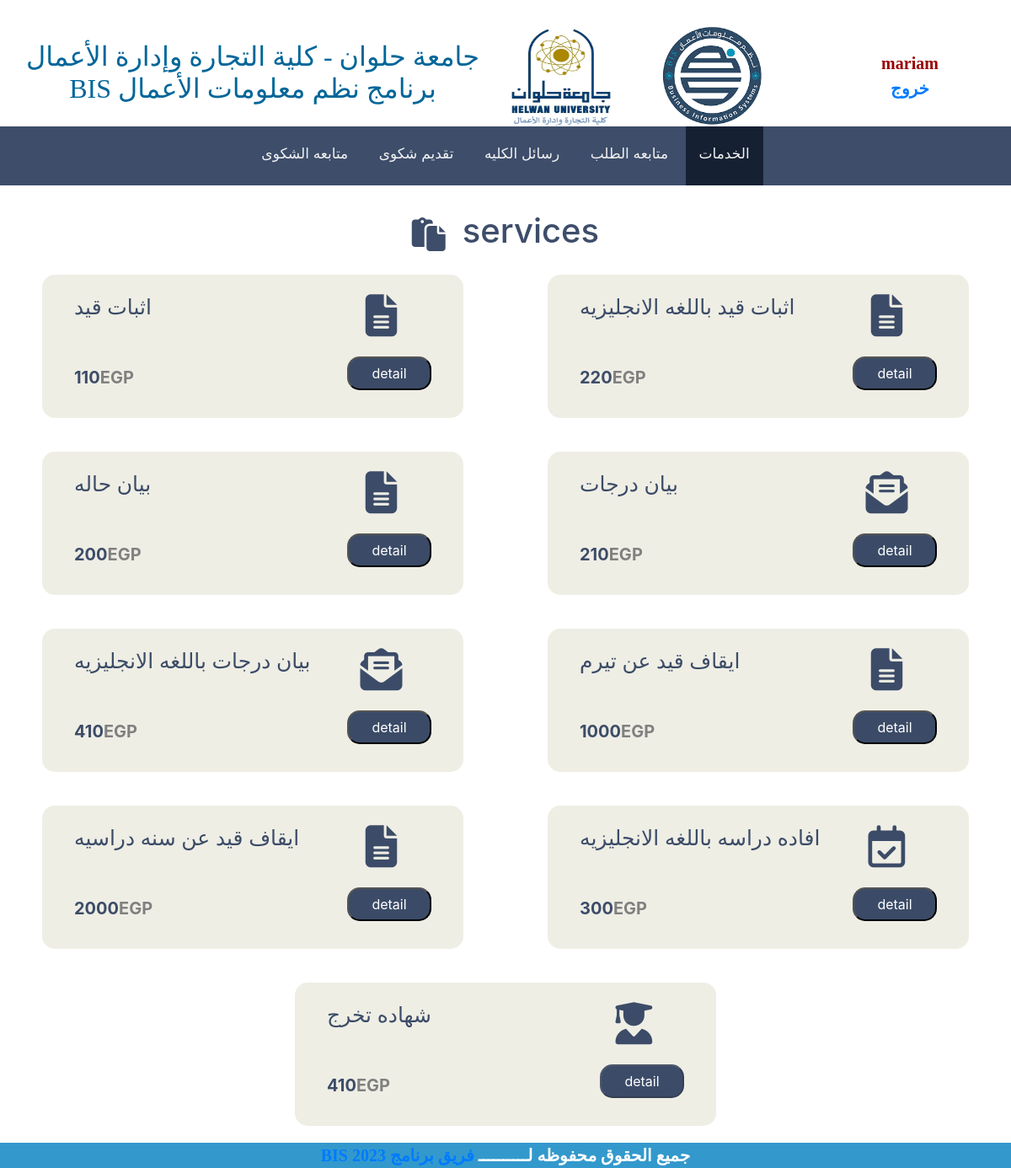
Page /p63system/service.php (signed in) on the committed database.
### tables this page shows
CREATE TABLE `p63_services` (
  `service_id` int(11) NOT NULL,
  `service_name` varchar(50) NOT NULL,
  `fees` int(11) NOT NULL
);

### p63system/service.php (the view, shortened to what this page needs)
<?php
require_once('../Connections/syscon.php');
 $select_1= "SELECT fees from p63_services
 WHERE p63_services.service_id=1;
 ";
$s1 = mysqli_query($bis,$select_1);
$select_2= "SELECT fees from p63_services
WHERE p63_services.service_id=2;
";
$s2 = mysqli_query($bis,$select_2);
$select_3= "SELECT fees from p63_services
WHERE p63_services.service_id=3;
";
$s3 = mysqli_query($bis,$select_3);
$select_4= "SELECT fees from p63_services
WHERE p63_services.service_id=4;
";
$s4 = mysqli_query($bis,$select_4);
$select_5= "SELECT fees from p63_services
WHERE p63_services.service_id=5;
";
$s5 = mysqli_query($bis,$select_5);
$select_6= "SELECT fees from p63_services
WHERE p63_services.service_id=6;
";
$s6 = mysqli_query($bis,$select_6);
$select_7= "SELECT fees from p63_services
WHERE p63_services.service_id=7;
";
$s7 = mysqli_query($bis,$select_7);
$select_8= "SELECT fees from p63_services
WHERE p63_services.service_id=8;
";
$s8 = mysqli_query($bis,$select_8);
$select_9= "SELECT fees from p63_services
WHERE p63_services.service_id=9;
";
$s9 = mysqli_query($bis,$select_9);
    ?>
<!DOCTYPE html>
<html lang="en">
<head>
    <link rel="stylesheet" href="../p63assets/assets/webfonts/all.min.css">
    <link rel="stylesheet" href="../p63assets/assets/bootstap/bootstrap.min.css">
    <link rel="stylesheet" href="../p63css/main1.css">
<link rel="stylesheet" href="https://cdnjs.cloudflare.com/ajax/libs/font-awesome/4.7.0/css/font-awesome.min.css">
</head>
<body>
<?php include 'student_header.php';?>
<div class="topnav" style="text-align: center;" id="myTopnav">
  <a href="com.php"> متابعه الشكوى</a>
  <a href="complain.php" >تقديم شكوى </a>
  <a href="message.php">رسائل الكليه</a>
  <a href="service status.php">متابعه الطلب </a>
  <a href="service.php" class="active">الخدمات</a>
</div>
    <div class="service">
        <div class="header" style="display:flex;">
            <i class="fa-solid fa-clipboard"></i><h1>services</h1>
        </div>
        <div class="container-fluid">
            <div class="row">
                <div class="ser col-lg-5">
                    <div class="info">
                        <div class="text">
                            <h1>اثبات قيد</h1>
                        </div>
                        <div class="icon">
                            <i class="fa-solid fa-file-lines"></i>
                        </div>
                    </div><br>
                    <div class="price">
                        <?php foreach($s1 as $data):?>
                          <p><?=$data['fees']?><span>EGP</span> </p>
                        <?php endforeach;?>
                        <?php
                    if($_SESSION['level']==1 or $_SESSION['level']==2 or $_SESSION['level']==3 or $_SESSION['level']==4)
                    {
                    ?>
                                <a href="proof of registation.php"><button>detail</button></a>
                            </div>
                        </div>
                        <?php
                    }
                    ?>
                <div class="ser col-lg-5">
                    <div class="info">
                        <div class="text">
                            <h1>اثبات قيد باللغه الانجليزيه</h1>
                        </div>
                        <div class="icon">
                            <i class="fa-solid fa-file-lines"></i>
                        </div>
                    </div><br>
                    <div class="price">
                    <?php foreach($s3 as $data):?>
                          <p><?=$data['fees']?><span>EGP</span> </p>
                          <?php endforeach;?>
                        <?php
                    if($_SESSION['level']==1 or $_SESSION['level']==2 or $_SESSION['level']==3 or $_SESSION['level']==4)
                    {
                    ?>
                                <a href="proof of registation in eng.php"><button>detail</button></a>
                            </div>
                        </div>
                        <?php
                    }
                    ?>
                <div class="ser col-lg-5">
                    <div class="info">
                        <div class="text">
                            <h1>بيان حاله</h1>
                        </div>
                        <div class="icon">
                            <i class="fa-solid fa-file-lines"></i>
                        </div>
                    </div><br>
                    <div class="price">
                    <?php foreach($s7 as $data):?>
                          <p><?=$data['fees']?><span>EGP</span> </p>
                          <?php endforeach;?>
                        <?php
                    if($_SESSION['level']==1 or $_SESSION['level']==2 or $_SESSION['level']==3 or $_SESSION['level']==4)
                    {
                    ?>
                                <a href="Statement case.php"><button>detail</button></a>
                            </div>
                        </div>
                        <?php
                    }
                    ?>
                <div class="ser col-lg-5">
                    <div class="info">
                        <div class="text">
                            <h1>بيان درجات</h1>
                        </div>
                        <div class="icon">
                        <i class="fa-sharp fa-solid fa-envelope-open-text"></i>                       </div>
                    </div><br>
                    <div class="price">
                    <?php foreach($s4 as $data):?>
                          <p><?=$data['fees']?><span>EGP</span> </p>
                          <?php endforeach;?>
                        <?php
                    if($_SESSION['level']==1 or $_SESSION['level']==2 or $_SESSION['level']==3 or $_SESSION['level']==4)
                    {
                    ?>
                                <a href="Grade statement.php"><button>detail</button></a>
                            </div>
                        </div>
                        <?php
                    }
                    ?>
                <div class="ser col-lg-5">
                    <div class="info">
                        <div class="text">
                            <h1>بيان درجات باللغه الانجليزيه</h1>
                        </div>
                        <div class="icon">
                        <i class="fa-sharp fa-solid fa-envelope-open-text"></i>                        </div>
                    </div><br>
                    <div class="price">
                    <?php foreach($s5 as $data):?>
                          <p><?=$data['fees']?><span>EGP</span> </p>
                          <?php endforeach;?>
                        <?php
                    if($_SESSION['level']==1 or $_SESSION['level']==2 or $_SESSION['level']==3 or $_SESSION['level']==4)
                    {
                    ?>
                                <a href="Grade statement in english.php"><button>detail</button></a>
                            </div>
                        </div>
                        <?php
                    }
                    ?>
                <div class="ser col-lg-5">
                    <div class="info">
                        <div class="text">
                            <h1>ايقاف قيد عن تيرم </h1>
                        </div>
                        <div class="icon">
                            <i class="fa-solid fa-file-lines"></i>
                        </div>
                    </div><br>
                    <div class="price">
                    <?php foreach($s8 as $data):?>
                          <p><?=$data['fees']?><span>EGP</span> </p>
                          <?php endforeach;?>
                        <?php
                    if($_SESSION['level']==1 or $_SESSION['level']==2 or $_SESSION['level']==3 or $_SESSION['level']==4)
                    {
                    ?>
                                <a href="Suspension of a term.php"><button>detail</button></a>
                            </div>
                        </div>
                        <?php
                    }
                    ?>
                <div class="ser col-lg-5">
                    <div class="info">
                        <div class="text">
                            <h1>ايقاف قيد عن سنه دراسيه </h1>
                        </div>
                        <div class="icon">
                            <i class="fa-solid fa-file-lines"></i>
                        </div>
                    </div><br>
                    <div class="price">
                    <?php foreach($s9 as $data):?>
                          <p><?=$data['fees']?><span>EGP</span> </p>
                          <?php endforeach;?>
                        <?php
                    if($_SESSION['level']==1 or $_SESSION['level']==2 or $_SESSION['level']==3 or $_SESSION['level']==4)
                    {
                    ?>
                                <a href="Suspension of year.php"><button>detail</button></a>
                            </div>
                        </div>
                        <?php
                    }
                    ?>
                <div class="ser col-lg-5">
                    <div class="info">
                        <div class="text">
                            <h1>افاده دراسه باللغه الانجليزيه</h1>
                        </div>
                        <div class="icon">
                        <i class="fa-sharp fa-regular fa-calendar-check"></i>                        </div>
                    </div><br>
                    <div class="price">
                    <?php foreach($s6 as $data):?>
                          <p><?=$data['fees']?><span>EGP</span> </p>
                          <?php endforeach;?>
                        <?php
                    if($_SESSION['level']==1 or $_SESSION['level']==2 or $_SESSION['level']==3 or $_SESSION['level']==4)
                    {
                    ?>
                                <a href="Study_statement_in_English.php"><button>detail</button></a>
                            </div>
                        </div>
                        <?php
                    }
                    ?>
            <div class="ser col-lg-5">
                    <div class="info">
                        <div class="text">
                            <h1>شهاده تخرج</h1>
                        </div>
                        <div class="icon">
                        <i class="fa-solid fa-user-graduate"></i>
                        </div>
                    </div><br>
                    <div class="price">
                    <?php foreach($s2 as $data):?>
                          <p><?=$data['fees']?><span>EGP</span> </p>
                        <?php endforeach;?>
                <?php
                if($_SESSION['level']==1 or $_SESSION['level']==2 or $_SESSION['level']==3 or $_SESSION['level']==4)
                {
                ?>
                            <a href="graduation_certificate.php"><button disabled>detail</button></a>
                        </div>
                    </div>
                    <?php
                }
                ?>
                    </div>
                </div>
                <?php include 'footer.php';?>
            </div>
</body>
</html>

### p63css/main1.css (style rules this page uses)
* { margin: 0; padding: 0; }
body { background-color: white ; }
.header { width: 100%; height: auto; margin-top: 30px; justify-content: center; align-items: center; }
.header h1 { color: #283a5ae6; }
.header i { text-align: center; color: #283a5ae6; font-size: 40px; margin-right: 20px; }
.service { width: 100%; height: auto; }
.service .row { justify-content: space-around; }
.service .ser { margin: 20px 0; height: auto; padding-bottom: 30px; background-color:#EFEEE5; border-radius: 15px; border: solid transparent 3px; transition: all 1s; }
.service .ser .info { width: 100%; height: auto; display: flex; margin-top: 20px; }
.service .ser .info .text { width: 70%; height: auto; text-align: left; }
.service .ser .info .text h1 { color: #283a5ae6; margin-left: 20px; font-size: 25px; }
.service .ser .info .icon { width: 30%; height: auto; display: flex; justify-content: center; align-items: center; }
.service .ser .info .icon i { font-size: 50px; color: #283a5ae6; }
.service .price { width: 100%; display: flex; justify-content: space-between; }
.service .price p { font-weight: bold; color: #283a5ae6; font-size: 20px; margin: 10px 0 0 20px ; }
.service .price p span { color: grey; }
.service .price button { width: 100px; height: 40px; border-radius: 15px; background-color: #283a5ae6; margin-right:20px ; color: white; }

### p63system/service.php (style rules this page uses)
body { margin:0; }
.topnav { overflow: hidden; background-color: #283a5ae6; text-align: center; }
.topnav a { float:center; display: inline-block; color: #f2f2f2; text-align: center; padding: 20px 16px; text-decoration: none; font-size: 17px; height:70px; }
.active { background-color: #152033 ; height:70px; color: white; }

### rows in the picture
p63_services: fees "110"
p63_services: fees "220"
p63_services: fees "200"
p63_services: fees "210"
p63_services: fees "410"
p63_services: fees "1000"
p63_services: fees "2000"
p63_services: fees "300"

### other values in the picture
$_SESSION['uniname'] "جامعة حلوان"
$_SESSION['faclutyname'] "كلية التجارة وإدارة الأعمال"
$_SESSION['programnanme'] "BIS برنامج نظم معلومات الأعمال"
$_SESSION['eng_name'] "mariam"
